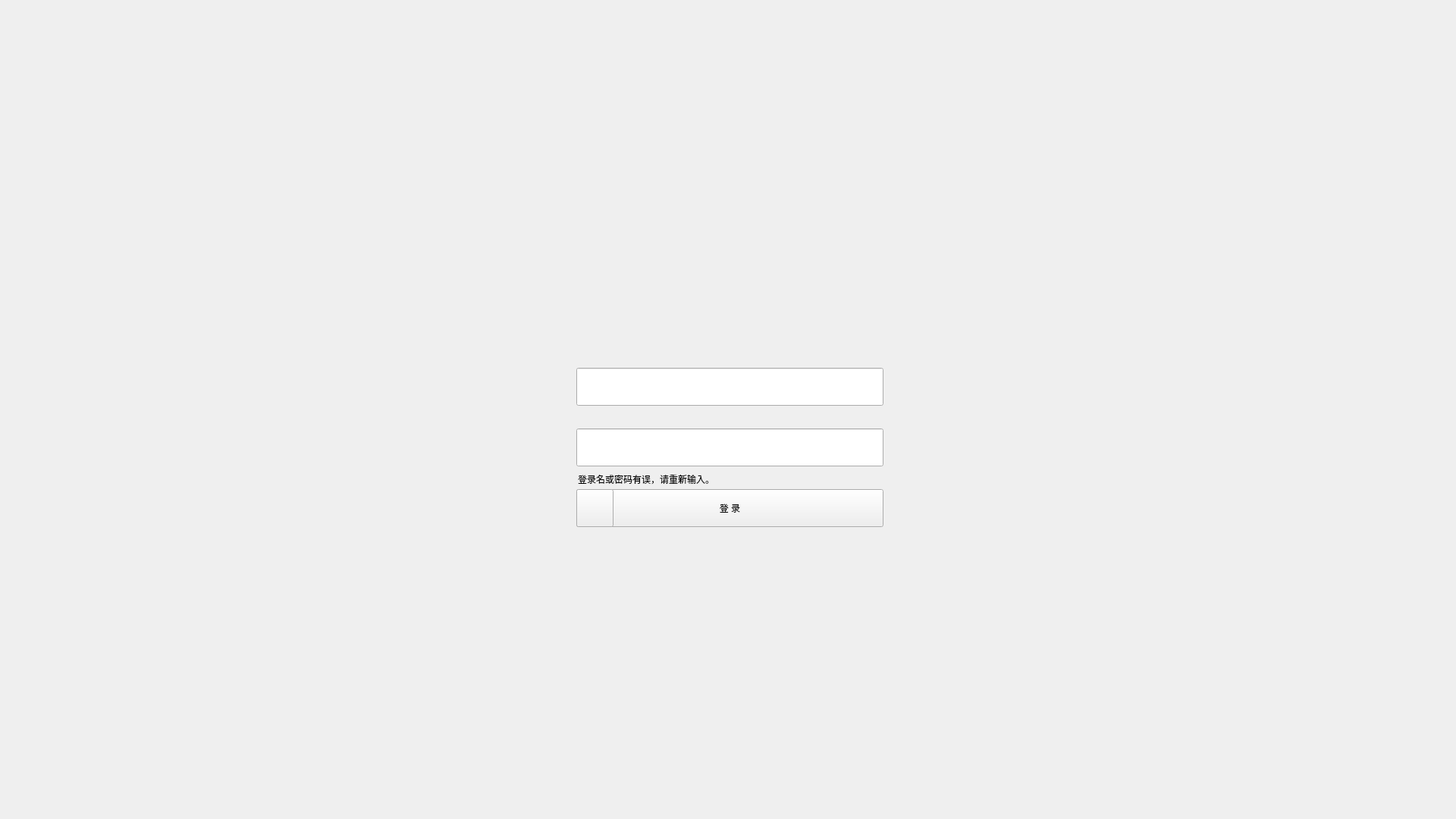
<?xml version="1.0" encoding="UTF-8"?>
<ui version="4.0">
 <class>LoginWidget</class>
 <widget class="QWidget" name="LoginWidget">
  <property name="geometry">
   <rect>
    <x>0</x>
    <y>0</y>
    <width>1920</width>
    <height>1080</height>
   </rect>
  </property>
  <property name="windowTitle">
   <string>LoginWidget</string>
  </property>
  <widget class="QLineEdit" name="userNameEdit">
   <property name="geometry">
    <rect>
     <x>760</x>
     <y>485</y>
     <width>405</width>
     <height>50</height>
    </rect>
   </property>
   <property name="contextMenuPolicy">
    <enum>Qt::NoContextMenu</enum>
   </property>
   <property name="maxLength">
    <number>20</number>
   </property>
   <property name="lineEdits" stdset="0">
    <string>login</string>
   </property>
  </widget>
  <widget class="QLabel" name="userNameLabel">
   <property name="geometry">
    <rect>
     <x>680</x>
     <y>500</y>
     <width>71</width>
     <height>21</height>
    </rect>
   </property>
   <property name="text">
    <string/>
   </property>
  </widget>
  <widget class="QLineEdit" name="passwordEdit">
   <property name="geometry">
    <rect>
     <x>760</x>
     <y>565</y>
     <width>405</width>
     <height>50</height>
    </rect>
   </property>
   <property name="contextMenuPolicy">
    <enum>Qt::NoContextMenu</enum>
   </property>
   <property name="maxLength">
    <number>20</number>
   </property>
   <property name="echoMode">
    <enum>QLineEdit::Password</enum>
   </property>
   <property name="lineEdits" stdset="0">
    <string>login</string>
   </property>
  </widget>
  <widget class="QLabel" name="errorTips">
   <property name="geometry">
    <rect>
     <x>762</x>
     <y>616</y>
     <width>701</width>
     <height>31</height>
    </rect>
   </property>
   <property name="styleSheet">
    <string notr="true"/>
   </property>
   <property name="text">
    <string>登录名或密码有误，请重新输入。</string>
   </property>
   <property name="alignment">
    <set>Qt::AlignLeading|Qt::AlignLeft|Qt::AlignVCenter</set>
   </property>
   <property name="backgrounds" stdset="0">
    <string>errTips</string>
   </property>
  </widget>
  <widget class="QPushButton" name="loginButton">
   <property name="geometry">
    <rect>
     <x>760</x>
     <y>645</y>
     <width>405</width>
     <height>50</height>
    </rect>
   </property>
   <property name="cursor">
    <cursorShape>PointingHandCursor</cursorShape>
   </property>
   <property name="styleSheet">
    <string notr="true"/>
   </property>
   <property name="text">
    <string>登 录</string>
   </property>
   <property name="buttons" stdset="0">
    <string>login</string>
   </property>
  </widget>
  <widget class="QPushButton" name="closeButton">
   <property name="geometry">
    <rect>
     <x>760</x>
     <y>645</y>
     <width>49</width>
     <height>50</height>
    </rect>
   </property>
   <property name="cursor">
    <cursorShape>PointingHandCursor</cursorShape>
   </property>
   <property name="text">
    <string/>
   </property>
   <property name="buttons" stdset="0">
    <string>exit</string>
   </property>
  </widget>
  <widget class="QLabel" name="passwordLabel">
   <property name="geometry">
    <rect>
     <x>680</x>
     <y>585</y>
     <width>71</width>
     <height>21</height>
    </rect>
   </property>
   <property name="text">
    <string/>
   </property>
  </widget>
  <widget class="QLabel" name="bkLoginLab">
   <property name="geometry">
    <rect>
     <x>0</x>
     <y>0</y>
     <width>1920</width>
     <height>1080</height>
    </rect>
   </property>
   <property name="styleSheet">
    <string notr="true"/>
   </property>
   <property name="text">
    <string/>
   </property>
  </widget>
  <widget class="QLabel" name="logo_main">
   <property name="geometry">
    <rect>
     <x>0</x>
     <y>345</y>
     <width>1920</width>
     <height>76</height>
    </rect>
   </property>
   <property name="styleSheet">
    <string notr="true"/>
   </property>
   <property name="text">
    <string/>
   </property>
   <property name="alignment">
    <set>Qt::AlignCenter</set>
   </property>
   <property name="devtype" stdset="0">
    <string>ch-im</string>
   </property>
  </widget>
  <zorder>bkLoginLab</zorder>
  <zorder>userNameEdit</zorder>
  <zorder>userNameLabel</zorder>
  <zorder>passwordEdit</zorder>
  <zorder>errorTips</zorder>
  <zorder>loginButton</zorder>
  <zorder>passwordLabel</zorder>
  <zorder>logo_main</zorder>
  <zorder>closeButton</zorder>
 </widget>
 <layoutdefault spacing="6" margin="11"/>
 <tabstops>
  <tabstop>userNameEdit</tabstop>
  <tabstop>passwordEdit</tabstop>
  <tabstop>loginButton</tabstop>
  <tabstop>closeButton</tabstop>
 </tabstops>
 <resources/>
 <connections/>
</ui>
